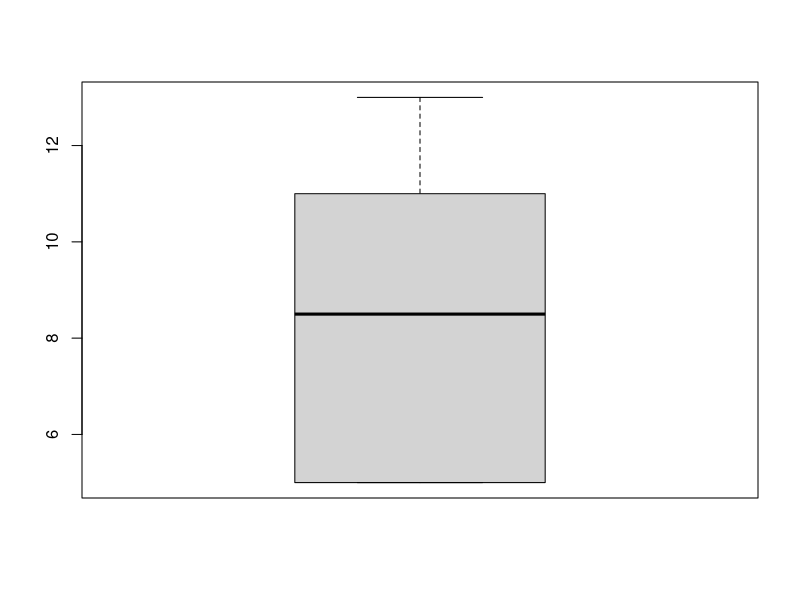
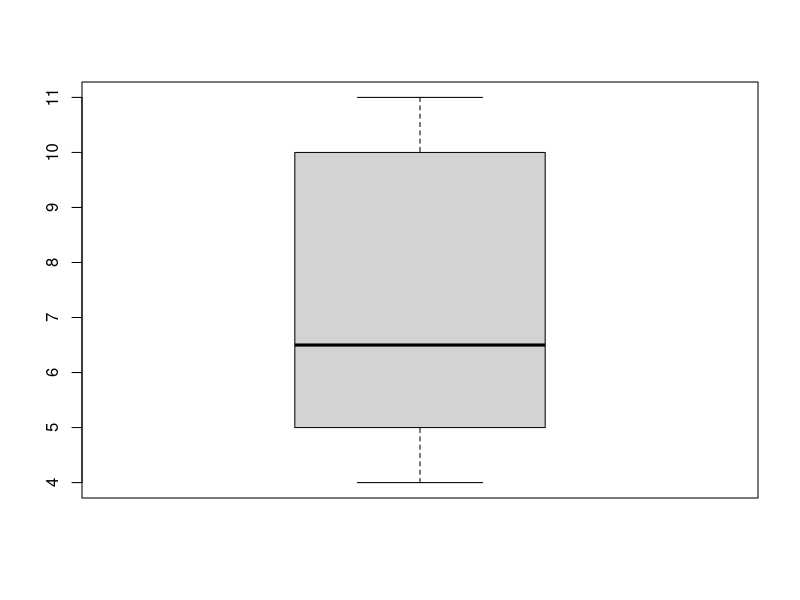
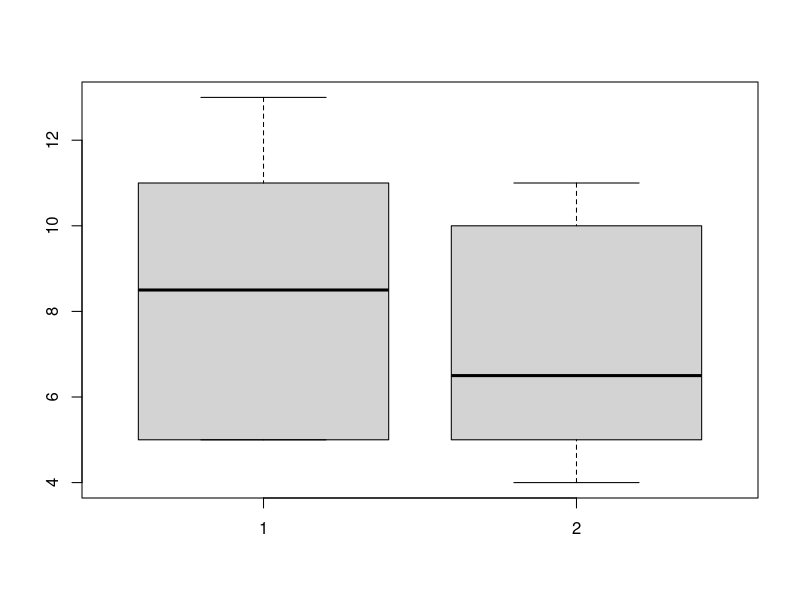

Write R code to recreate these figures, in order.
x <- c(5,5,5,13,7,11,11,9,8,9)
y <- c(11,8,4,5,9,5,10,5,4,10)
# Abrindo separadamente
boxplot(x)
boxplot(y)

# Abrindo no mesmo gráfico para fazer comparações
boxplot(x,y)


